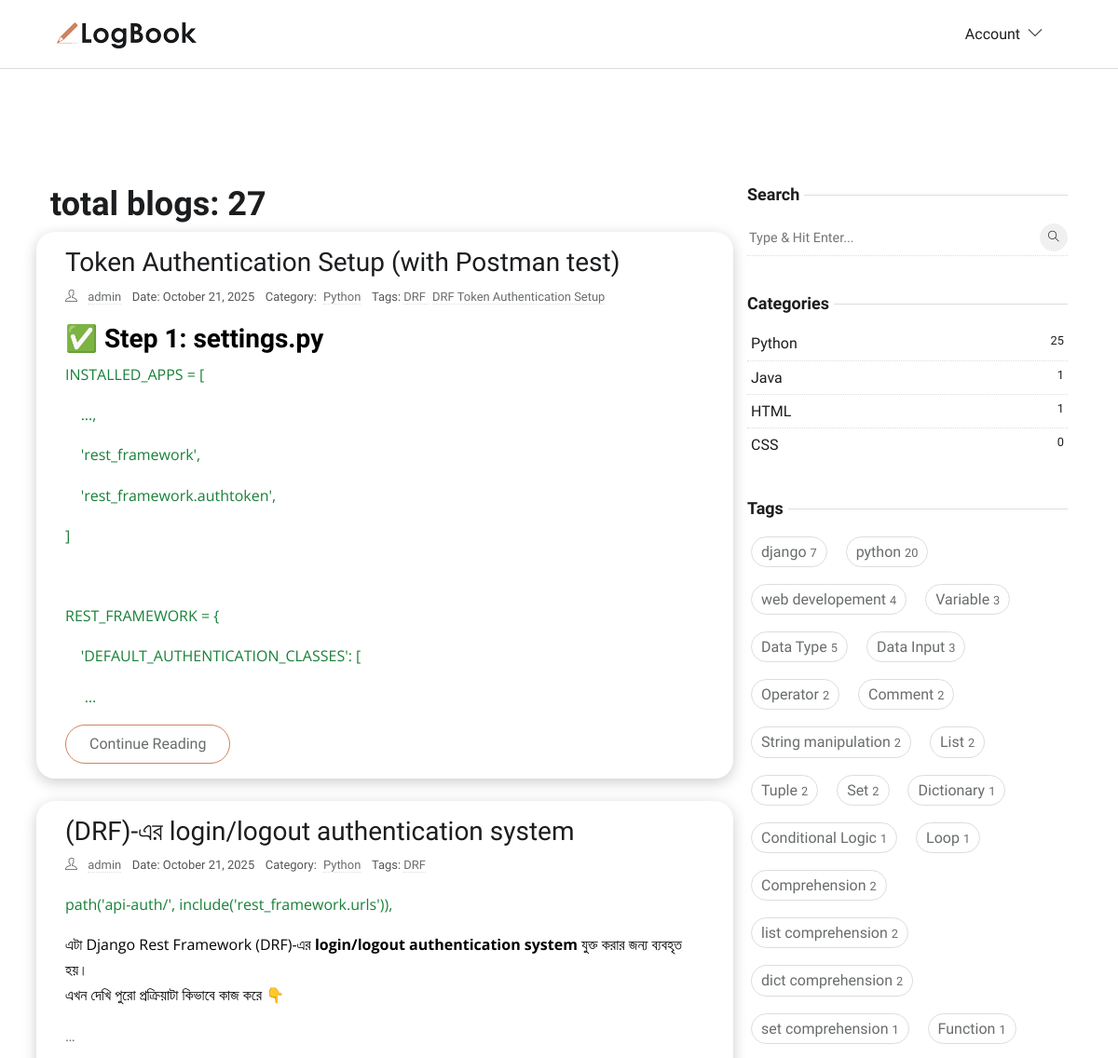
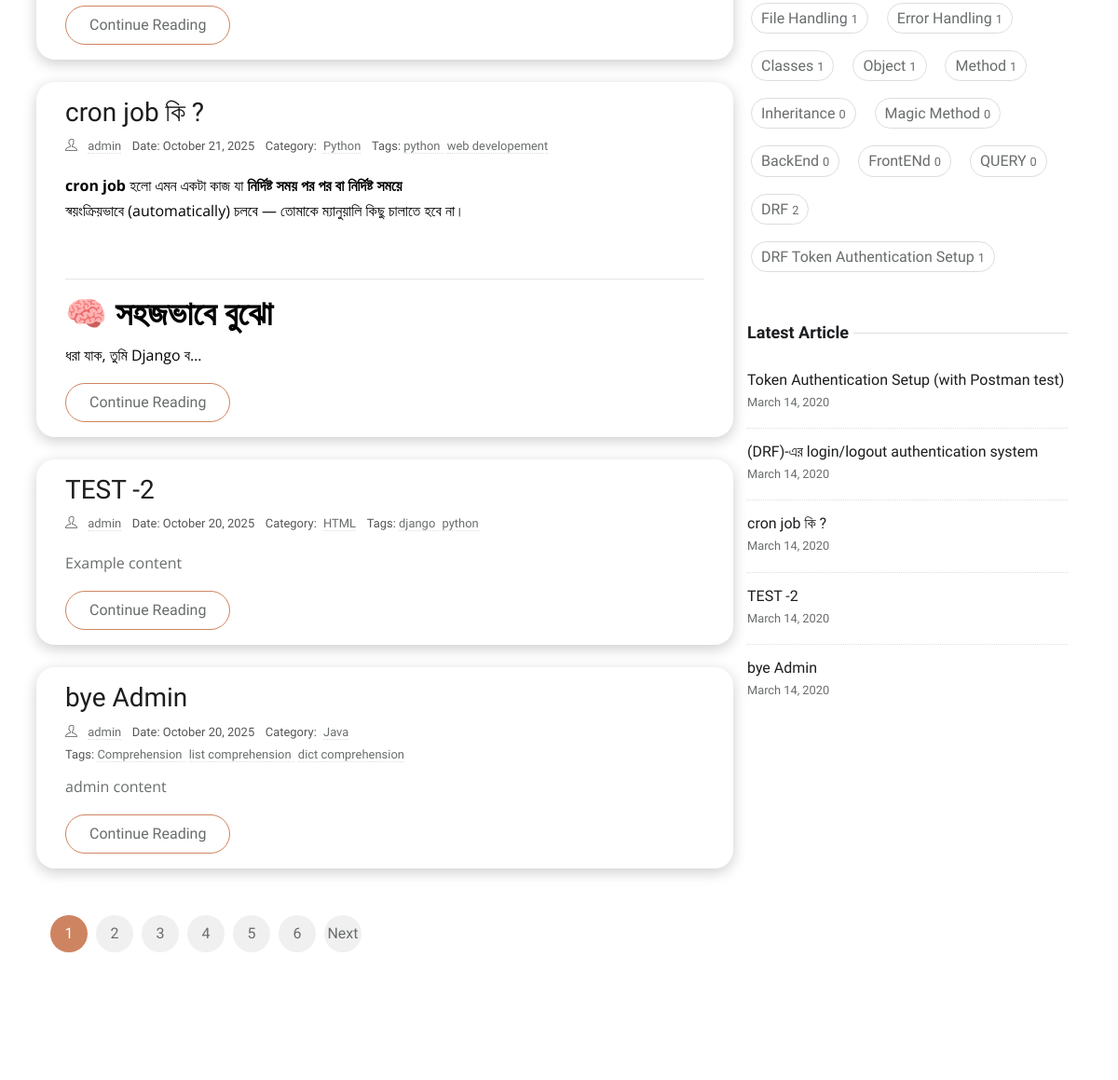
The app's page / (upper part), older data (2 pictures, top to bottom).
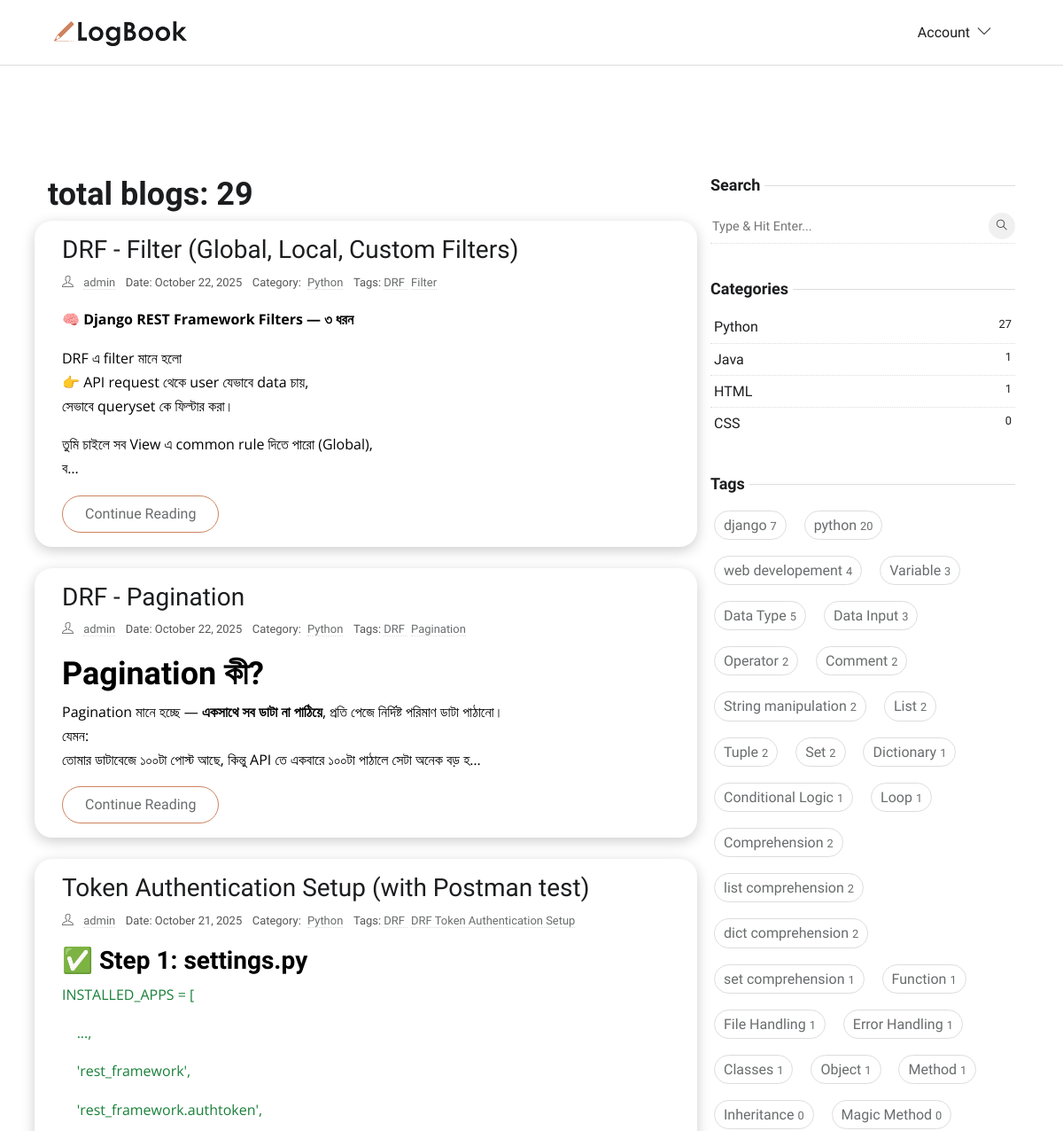
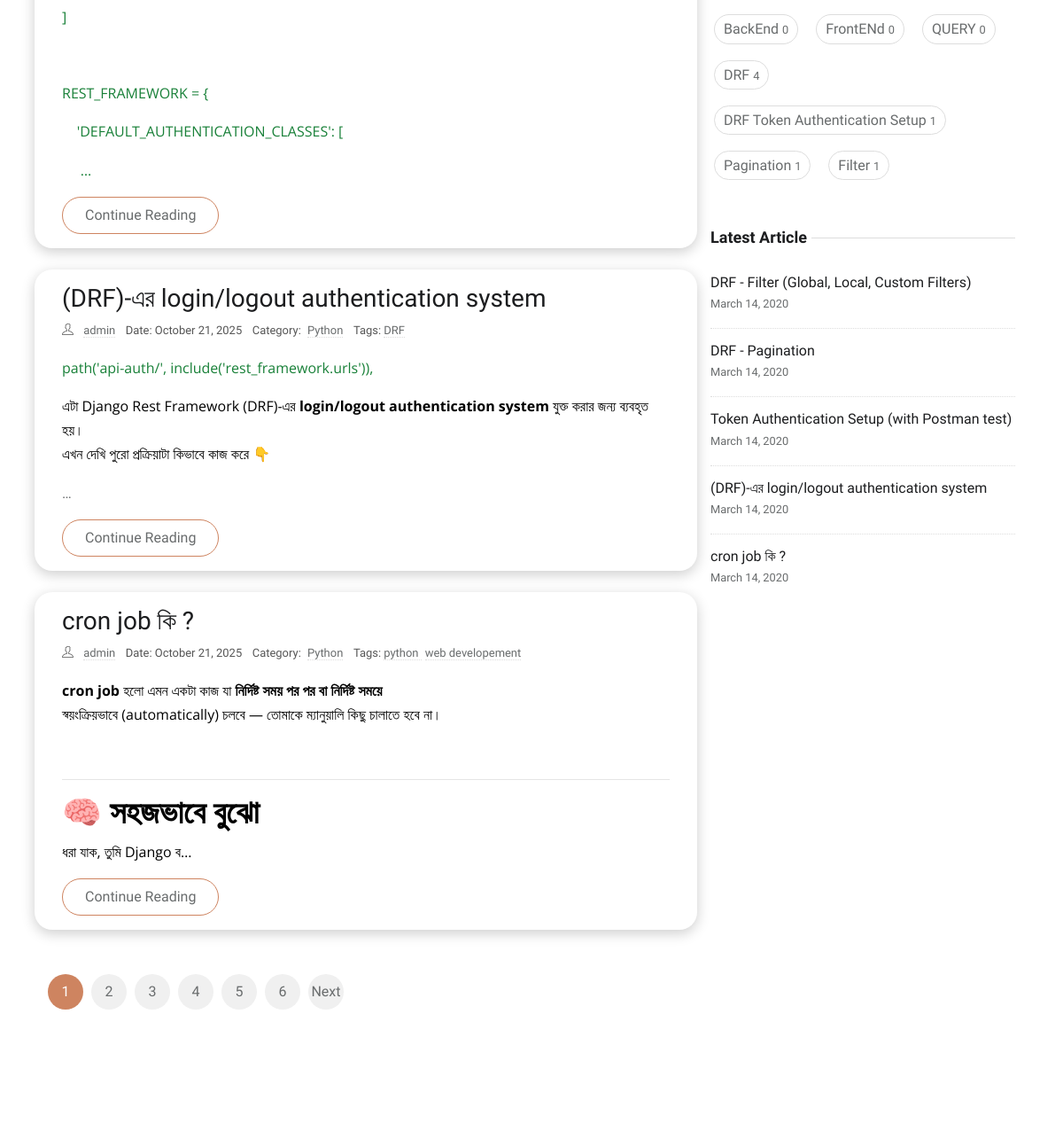
The same page, newer data (2 pictures, top to bottom).
### app_home/models.py (models this page shows, shortened)
class Blog(models.Model):
    author = models.ForeignKey(
        settings.AUTH_USER_MODEL, related_name='user_blogs', on_delete=models.CASCADE
    )
    title = models.CharField(max_length=100, unique=True)
    slug = models.SlugField(unique=True, blank=True, null=True, max_length=300)
    content = RichTextUploadingField()
    category = models.ForeignKey(
        Category,
        related_name='category_blogs',
        on_delete=models.CASCADE
    )
    tags = models.ManyToManyField(Tag, related_name='tag_blogs')
    created_date = models.DateTimeField(auto_now_add=True)
    updated_date = models.DateTimeField(auto_now=True)
    class Meta:
        ordering = ['-created_date']
        indexes = [models.Index(fields=['title','created_date'])]
    class Meta:
        ordering = ['-created_date']
        indexes = [models.Index(fields=['title','created_date'])]
    def get_absolute_url(self):
        return reverse('blog-detail', kwargs={'slug': self.slug})

class Category(models.Model):
    title = models.CharField(max_length=50, unique=True, db_index=True)
    slug = models.SlugField(unique=True, blank=True, null=True, max_length=300)
    class Meta:
        verbose_name = "Category"
        verbose_name_plural = "Categories"

class Tag(models.Model):
    title = models.CharField(max_length=50, unique=True, db_index=True)
    slug = models.SlugField(unique=True, blank=True, null=True, max_length=300)

### app_account/models.py (models this page shows, shortened)
class CustomUser(AbstractBaseUser, PermissionsMixin):
    email = models.EmailField(unique=True)
    username = models.CharField(max_length=50)
    first_name = models.CharField(max_length=50, blank=True)
    last_name = models.CharField(max_length=50, blank=True)
    is_active = models.BooleanField(default=False)  # For Mail Verification
    is_staff = models.BooleanField(default=False)
    date_joined = models.DateTimeField(default=timezone.now)
    objects = CustomUserManager()
    USERNAME_FIELD = 'email'      # login field
    REQUIRED_FIELDS = ['username']  # required when creating superuser

### app_home/views.py (the view)
# urls.py: path('', HomeView.as_view(), name='home'),
class HomeView(ListView):
    model = Blog
    template_name = 'index.html'  # specify your template
    context_object_name = 'blogs'  # the context variable in template
    paginate_by = 5
    def get_queryset(self):
        return Blog.objects.prefetch_related('tags', 'blog_images').all()
    def get_context_data(self, **kwargs):
        context = super().get_context_data(**kwargs)
        total_blogs = Blog.objects.aggregate(total=Count('id'))
        context['total_blogs'] = total_blogs['total']  # dictionary থেকে value
        return context

### app_home/context_processors.py (called while the page is built)
def get_all_categories(request):
    categories = Category.objects.all()
    return {'categories': categories}

def get_all_tags(request):
    tags = Tag.objects.all()
    return {'tags': tags}

def get_recent_blogs(request):
    recent_blogs = Blog.objects.order_by('-created_date')[:5]
    return {'recent_blogs': recent_blogs}

### templates/index.html (shortened to what this page needs)
{% extends 'base/base.html' %}
{% load static %}
{% load custom_filters %}
{% block content %}
<section class="section">
    <div class="container p-4">
        <div class="row">
            <div class="col-lg-8 mb-5 mb-lg-0">
                <h2>   total blogs: {{ total_blogs }}</h2>
                {% for blog in blogs %}
                <article class="row p-3 mb-4 blog-card">
                    <div class="col-md-12">
                        <h3 class="h3"><a class="post-title" href="{{ blog.get_absolute_url }}">{{ blog.title }}</a>
                        </h3>
                        <ul class="list-inline post-meta mb-2">
                            <li class="list-inline-item"><i class="ti-user mr-2"></i>
                                <a href="{% url 'profile' blog.author.username %}">
                                    {{ blog.author.get_full_name|default:blog.author.username }}
                                </a>
                            </li>
                            <li class="list-inline-item">Date: {{ blog.created_date|date:"F d, Y" }}</li>
                            <li class="list-inline-item">
                                Category: <a href="{% url 'category-blogs' blog.category.slug %}" class="ml-1">
                                    {{blog.category.title }}</a>
                            </li>
                            <li class="list-inline-item">
                                Tags:
                                {% for tag in blog.tags.all %}
                                <a href="{% url 'tag-blogs' tag.slug %}" class="mr-1">
                                    {{ tag.title}}
                                </a>
                                {% empty %}
                                No tags
                                {% endfor %}
                            </li>
                        </ul>
                        <p>{{ blog.content|truncatechars_html:200|safe }}</p>
                        <a href="{{ blog.get_absolute_url }}" class="btn btn-outline-primary">
                            Continue Reading
                        </a>
                    </div>
                </article>
                {% endfor %}
                <nav aria-label="Page navigation">
                    <ul class="pagination">
                        {% for num in page_obj.paginator.page_range %}
                        {% if page_obj.number == num %}
                        <li class="page-item active">
                            <span class="page-link">{{ num }}</span>
                        </li>
                        {% else %}
                        <li class="page-item">
                            <a class="page-link" href="?page={{ num }}">{{ num }}</a>
                        </li>
                        {% endif %}
                        {% endfor %}
                        {% if page_obj.has_next %}
                        <li class="page-item">
                            <a class="page-link" href="?page={{ page_obj.next_page_number }}">Next</a>
                        </li>
                        {% endif %}
                    </ul>
                </nav>
            </div>
            <div class="col-lg-4">
                <aside class="fixed-sidebar">
                    {% include 'base/sideber.html' %}
                </aside>
            </div>
        </div>
    </div>
</section>
{% endblock content %}

### templates/base/sideber.html (shortened to what this page needs)
{% load static %}
<div class="widget">
   <h5 class="widget-title"><span>Search</span></h5>
   <form action="{% url 'search-results' %}" method="GET" class="widget-search position-relative">
      <input id="search-query" name="q" type="search" required placeholder="Type & Hit Enter..." autocomplete="off">
      <button type="submit"><i class="ti-search"></i></button>
   </form>
</div>
<div class="widget">
   <h5 class="widget-title"><span>Categories</span></h5>
   <ul class="list-unstyled widget-list">
      {% for cat in categories %}
      <li class="cate-card p-1">
         <a href="{% url 'category-blogs' cat.slug %}" class="d-flex">
            {{cat.title}}
            <small class="ml-auto">{{cat.category_blogs.count}}</small>
         </a>
      </li>
      {% endfor %}
   </ul>
</div>
<div class="widget">
   <h5 class="widget-title"><span>Tags</span></h5>
   <ul class="list-inline widget-list-inline">
      {% for tag in tags %}
      <li class="list-inline-item cate-card p-1">
         <a href="{% url 'tag-blogs' tag.slug %}">
            {{tag.title}}
            <small class="ml-auto">{{tag.tag_blogs.count}}</small></a>
      </li>
      {% endfor %}
   </ul>
</div>
<div class="widget">
   <h5 class="widget-title"><span>Latest Article</span></h5>
   <ul class="list-unstyled widget-list">
      {% for blog in recent_blogs %}
      <li class="media widget-post align-items-center">
         <div class="media-body">
            <h5 class="h6 mb-0"><a href="{{ blog.get_absolute_url }}">{{blog.title}}</a>
            </h5>
            <small>March 14, 2020</small>
         </div>
      </li>
      {% endfor %}
   </ul>
</div>

Row changes from the older to the newer data that the page shows:
no longer on this page (row unchanged): Blog: title "TEST -2", author.get_full_name "admin", created_date "October 20, 2025", category "HTML", content "Example content", Tag (title "django"), Tag (title "python")
no longer on this page (row unchanged): Blog: title "bye Admin", author.get_full_name "admin", created_date "October 20, 2025", category "Java", content "admin content", Tag (title "Comprehension"), Tag (title "list comprehension"), Tag (title "dict comprehension")
added Blog: title "DRF - Filter (Global, Local, Custom Filters)", author.get_full_name "admin", created_date "October 22, 2025", category "Python", content "🧠 Django REST Framework Filters — ৩ ধরন DRF এ filter মানে হলো 👉 API request থেকে user যেভাবে data চায়, সেভাবে queryset কে ফিল্টার করা। তুমি চাইলে সব View এ common rule দিতে পারো (Global), ব…", Tag (title "DRF")
computed for Tag "DRF": tag_blogs.count "2" → "4"
added Tag: title "Filter", tag_blogs.count "1"
added Blog: title "DRF - Pagination", author.get_full_name "admin", created_date "October 22, 2025", category "Python", content "Pagination কী? Pagination মানে হচ্ছে — একসাথে সব ডাটা না পাঠিয়ে , প্রতি পেজে নির্দিষ্ট পরিমাণ ডাটা পাঠানো। যেমন: তোমার ডাটাবেজে ১০০টা পোস্ট আছে, কিন্তু API তে একবারে ১০০টা পাঠালে সেটা অনেক বড় হ…", Tag (title "DRF")
added Tag: title "Pagination", tag_blogs.count "1"
computed for Category "Python": category_blogs.count "25" → "27"
Text that changed along with them:
{{ total_blogs }}: "27" → "29"
